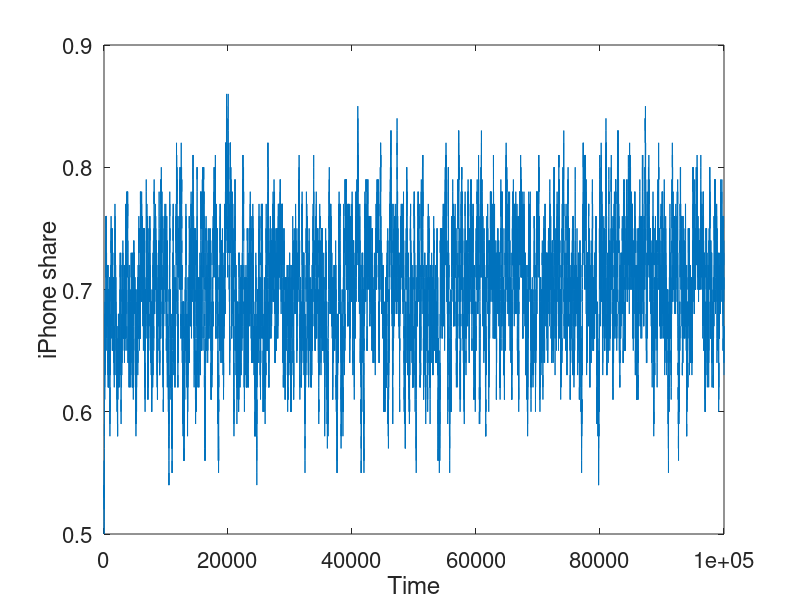

Write MATLAB code to recreate this figure.


N = 100;
T = 100000;

PX = 0.7;
PY = 1-PX;

% Phone ownership: iPhone = 1, other = 0
phones = randi(2, [1,N]) - 1;
dist = zeros(1,T);
dist(1) = sum(phones);

for i=2:T
    
    index = randi(N);
    rn = rand();
    
    if (rn < PX)
        phones(index) = 1;
    else
        phones(index) = 0;
    end
    
    dist(i) = sum(phones);
end

f1 = figure(1);
x = linspace(1,T,T);
plot(x, dist./N)

xlabel('Time','FontSize', 20)
ylabel('iPhone share','FontSize', 20)

set(gca, 'FontSize', 16)

%saveas(f1, ['figs/t2p1_N' num2str(N) '_T' num2str(T) '.eps'], 'epsc')


